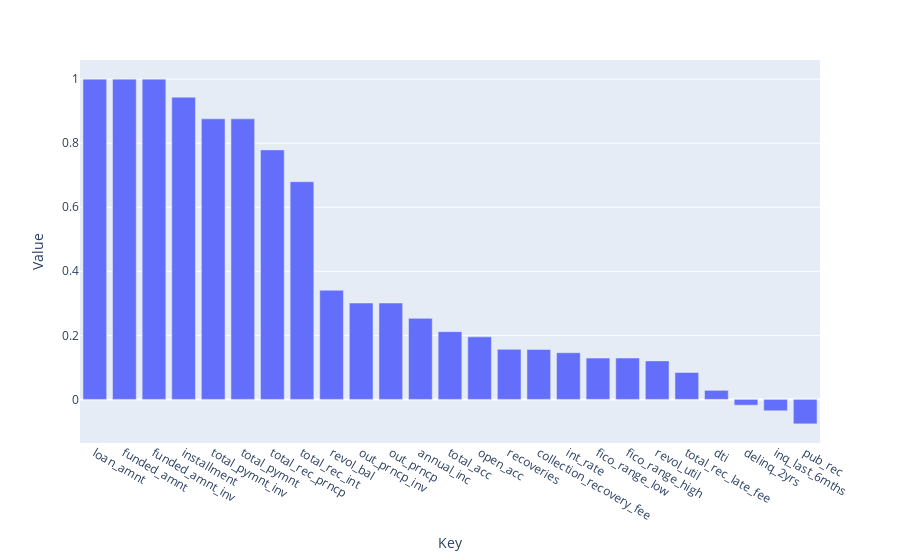

Write notebook code for a chart like this one.
### Code cell
correlations = {}
for i,col_name in enumerate(ds2a_float_cols.columns):
    corr = ds2a_float_cols["loan_amnt"].corr(ds2a_float_cols[col_name],method="pearson")
    correlations[col_name] = corr
    print(i)
fig = px.bar(correlations_df,x="Key",y="Value")
fig.show()

### Figure 1 — Plotly figure (JSON) as saved in the notebook; plotly's stock layout.template omitted (floating-point values rounded to 4 significant figures)
{"data": [{"hovertemplate": "Key=%{x}<br>Value=%{y}<extra></extra>", "legendgroup": "", "marker": {"color": "#636efa", "pattern": {"shape": ""}}, "name": "", "orientation": "v", "showlegend": false, "textposition": "auto", "type": "bar", "x": ["loan_amnt", "funded_amnt", "funded_amnt_inv", "installment", "total_pymnt_inv", "total_pymnt", "total_rec_prncp", "total_rec_int", "revol_bal", "out_prncp_inv", "out_prncp", "annual_inc", "total_acc", "open_acc", "recoveries", "collection_recovery_fee", "int_rate", "fico_range_low", "fico_range_high", "revol_util", "total_rec_late_fee", "dti", "delinq_2yrs", "inq_last_6mths", "pub_rec"], "xaxis": "x", "y": [1.0, 1.0, 1.0, 0.9438, 0.876, 0.876, 0.7791, 0.6798, 0.3408, 0.3009, 0.3009, 0.2531, 0.2114, 0.1953, 0.1563, 0.1558, 0.1457, 0.1291, 0.1291, 0.1202, 0.0839, 0.02824, -0.01818, -0.03562, -0.07643], "yaxis": "y"}], "layout": {"barmode": "relative", "legend": {"tracegroupgap": 0}, "margin": {"t": 60}, "xaxis": {"anchor": "y", "domain": [0, 1], "title": {"text": "Key"}}, "yaxis": {"anchor": "x", "domain": [0, 1], "title": {"text": "Value"}}}}
